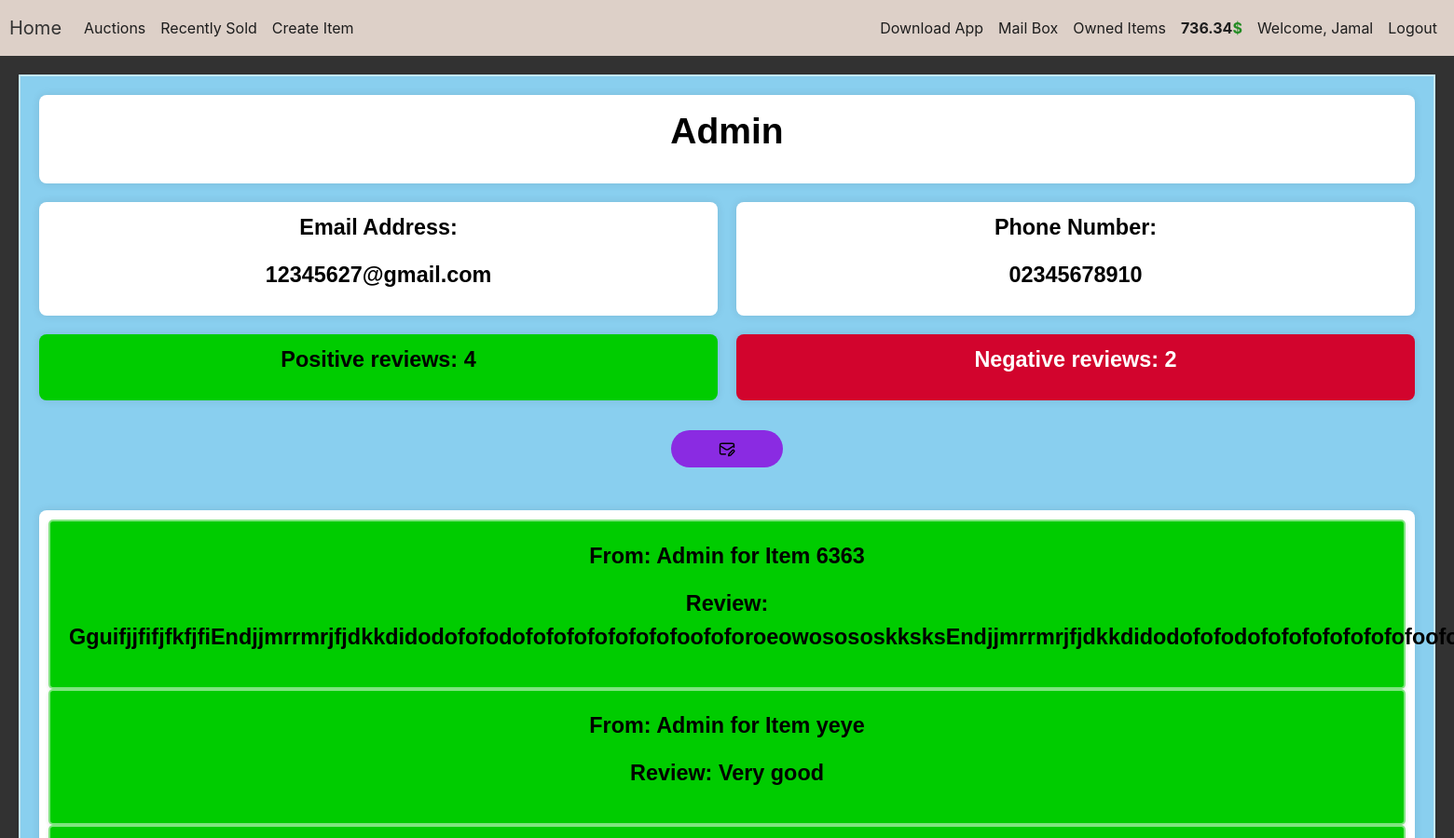
The page /user/1 (signed in, upper part) on the database as committed earlier.
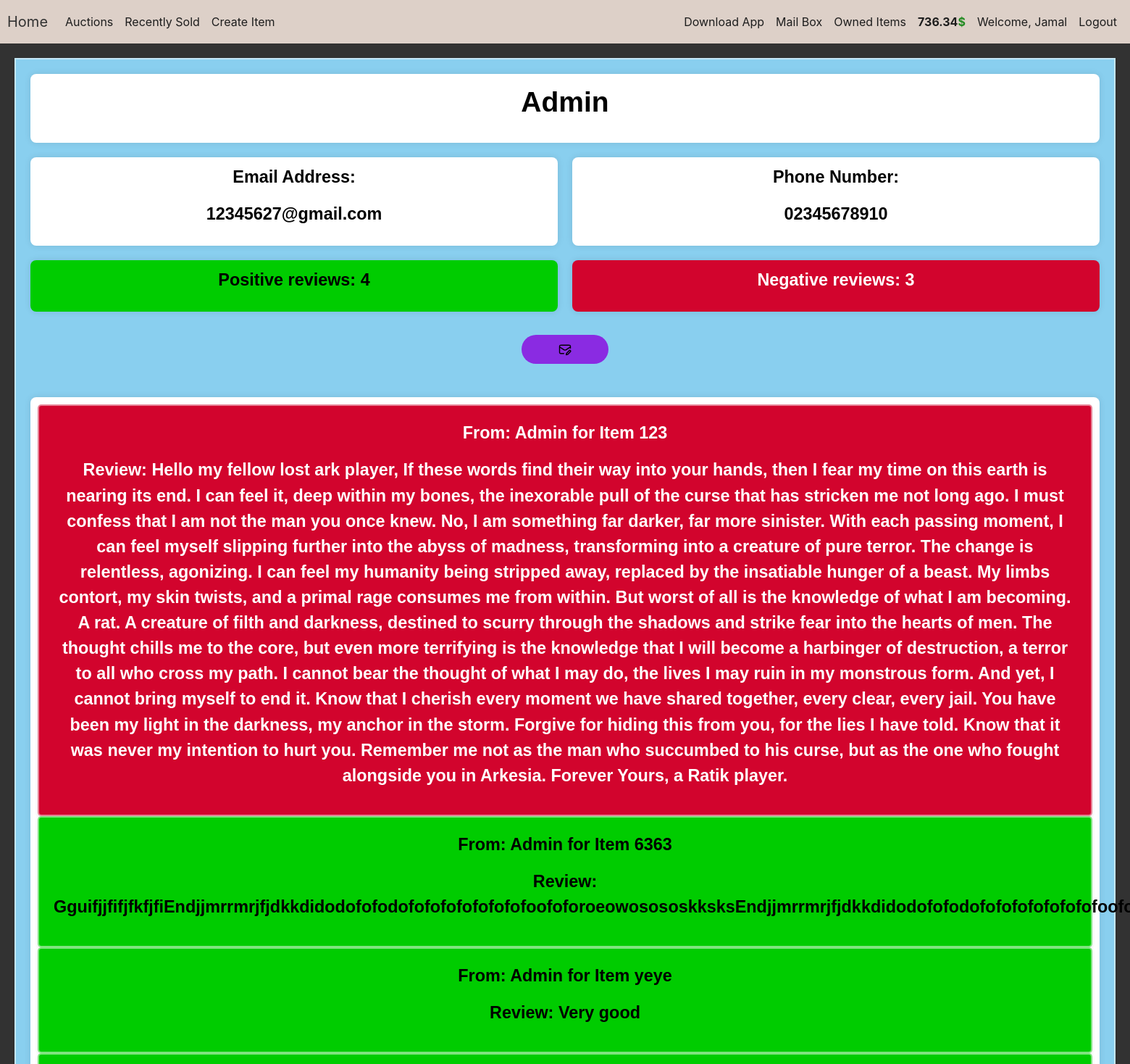
The same page on the database as committed later.
### auction/models.py (models this page shows, shortened)
class User(db.Model,UserMixin):
    id = db.Column(db.Integer(),primary_key=True)
    username = db.Column(db.String(length=50),unique=True,nullable=False)
    email_address = db.Column(db.String(length=255),nullable=False,unique=True)
    password_hash = db.Column(db.String(length=60),nullable=False)
    budget = db.Column(db.Integer(),nullable=False,default=1000)
    phone_number = db.Column(db.String(length=255),nullable=False)
    items = db.relationship('Item',backref='owned_user',lazy=True)
    sent_mails = db.relationship('Mail',foreign_keys="Mail.sender_id",backref='sender',lazy=True)
    received_mails = db.relationship('Mail', foreign_keys="Mail.receiver_id", backref='receiver', lazy=True)
    user_reviews = db.relationship('Review',backref='reviewed_user_rel',lazy=True)
    @property
    def password(self):
        return self.password
    def show_budget(self):
        return round(self.budget,2)

class Review(db.Model):
    id = db.Column(db.Integer(),primary_key=True)
    reviewed_user = db.Column(db.Integer(),db.ForeignKey('user.id'), nullable=False)
    reviewer_id = db.Column(db.Integer(), nullable=False)
    reviewer_name = db.Column(db.String(length=50),nullable=False)
    reviewed_item = db.Column(db.String(length=30),nullable=False)
    review_type = db.Column(db.String(length=50), nullable=False)
    review_message = db.Column(db.String(length=1024), nullable=False)

### auction/routes.py (the view)
@app.route('/user/<int:user_id>')
def other_user_profile(user_id):
    user = User.query.get(user_id)
    current_user_id = current_user.id
    reviews = Review.query.filter_by(reviewed_user=user_id).order_by(desc(Review.id)).all()
    num_positive_reviews = sum(1 for review in reviews if review.review_type == "Positive")
    num_negative_reviews = sum(1 for review in reviews if review.review_type != "Positive")
    return render_template('user_profile.html', user=user, num_positive_reviews=num_positive_reviews, num_negative_reviews=num_negative_reviews, reviews=reviews,current_user_id=current_user_id)

### auction/models.py (called while the page is built)
@login_manager.user_loader
def load_user(user_id):
    return User.query.get(int(user_id))

### auction/templates/user_profile.html (shortened to what this page needs)
{% extends 'base.html' %}
{% block content %}
<div class="profile-container">
    <div class="info-item username">
        <p>{{ user.username }}</p>
    </div>
    <div class="info-item email">
        <p>Email Address:</p>
        <p>{{ user.email_address }}</p>
    </div>
    <div class="info-item phone">
        <p>Phone Number:</p>
        <p>0{{ user.phone_number[4:]}}</p>
    </div>
    <div class="info-item positive">
        <p>Positive reviews: {{ num_positive_reviews }}</p>
    </div>
    <div class="info-item negative">
        <p>Negative reviews: {{ num_negative_reviews }}</p>
    </div>
    {% if user.id != current_user_id %}
        <div class="username">
            <button class="btn btn-outline btn-light" data-toggle="modal" data-target="#Modal-MailSeller-{{ user.id }}">
                <img src="{{ url_for('static', filename='images/mail-pencil-svgrepo-com.svg') }}" alt="SendMail" class="buttonIcon">
            </button>
        </div>
    {% endif %}
    <div class="info-item reviews">
    {% if reviews%}
        {% for review in reviews %}
         <div class="user_review {% if review.review_type == 'Positive' %}positive{% else %}negative{% endif %}">
            <p>From: {{ review.reviewer_name }} for Item {{ review.reviewed_item[:-6] }}</p>
            <p>Review: {{ review.review_message }}</p>
        </div>
        {% endfor %}
        {% else %}
    <div style="text-align: center;margin-top: 20px;">
        <p>No Reviews to display.</p>
    </div>
    {% endif %}
    </div>
</div>
{% endblock %}

### auction/templates/base.html (shortened to what this page needs)
<!doctype html>
<html lang="en">
   <head>
      <link rel="stylesheet" href="https://cdn.jsdelivr.net/npm/bootstrap@4.5.3/dist/css/bootstrap.min.css">
      <link rel="stylesheet" href="{{ url_for('static', filename='style.css') }}">
   </head>
   <body>
     <nav class="navbar navbar-expand-md navbar-dark bg-dark">
    <a class="navbar-brand" href="{{ url_for('home_page') }}">Home</a>
    <div class="collapse navbar-collapse" id="navbarNav">
        <ul class="navbar-nav mr-auto">
            <li class="nav-item active">
                <a class="nav-link nav-link-button" href="{{ url_for('auction_page') }}">Auctions <span class="sr-only">(current)</span></a>
            </li>
            {% if current_user.is_authenticated %}
            <li class="nav-item">
                <a class="nav-link nav-link-button" href="{{ url_for('recently_sold_items') }}">Recently Sold</a>
            </li>
            <li class="nav-item">
                <a class="nav-link nav-link-button" href="{{ url_for('create_page') }}">Create Item</a>
            </li>
            {% endif %}
        </ul>
        {% if current_user.is_authenticated %}
        <ul class="navbar-nav">
            <li class="nav-item">
                <a class="nav-link nav-link-button" href="{{ url_for('download_mobile_app') }}">Download App</a>
            </li>
            <li class="nav-item">
                <a class="nav-link nav-link-button" href="{{ url_for('mail_box') }}">Mail Box</a>
            </li>
            <li class="nav-item">
                <a class="nav-link nav-link-button" href="{{ url_for('owned_items_page') }}">Owned Items</a>
            </li>
            <li class="nav-item">
                <a class="nav-link money">{{ current_user.show_budget() }}<span class="dollar-sign">$</span></a>
            </li>
            <li class="nav-item">
                <a class="nav-link nav-link-button" href="{{ url_for('user_profile') }}">
                    Welcome, {{ current_user.username }}
                </a>
            </li>
            <li class="nav-item">
                <a class="nav-link nav-link-button" href="{{ url_for('logout_page') }}">Logout</a>
            </li>
        </ul>
        {% endif %}
    </div>
</nav>
      {% block content %}
      {% endblock %}
   </body>
</html>

### auction/static/style.css (style rules this page uses)
* { box-sizing: border-box; margin: 0; padding: 0; }
.btn-light { height: 40px; !important; width: 120px; !important; border-radius: 20px !important; background: blueviolet !important; border: blueviolet; }
.navbar { z-index: 1030; }
.dollar-sign { color: forestgreen; }
.money { font-weight: bold; }
.nav-link { color: #1D1D1D !important; }
.navbar { height: 60px; padding: 10px 10px; }
.navbar-brand { color: #323232 !important; }
.buttonIcon { filter: invert(0); transition: filter 0.3s ease; width: 20px; height: 20px; }
.profile-container { display: grid; grid-template-columns: 1fr 1fr; gap: 20px; text-align: center; background: #89cfef; border-radius: 0px; border: 2px solid rgba(255,255,255,.5); box-shadow: 0 2px 4px rgba(0, 0, 0, 0.1); font-family: Arial, sans-serif; padding: 20px; margin: 20px; }
.info-item { background-color: #ffffff; padding: 10px; border-radius: 8px; box-shadow: 0 0 10px rgba(0, 0, 0, 0.1); }
.username { grid-column: span 2; font-size: 2.5vw; font-weight: bold; color: black; }
.email, .phone { font-size: 1.5vw; color: black; font-weight: bold; }
.positive { font-size: 1.5vw; color: black; background: #00cc00; font-weight: bold; }
.negative { font-size: 1.5vw; color: white; background: #D2042D; font-weight: bold; }
.reviews { grid-column: span 2; margin-top: 20px; color:black; }
.user_review { background: #89cfef; padding: 20px; border-radius: 5px; border: 2px solid rgba(255,255,255,.5); box-shadow: 0 2px 4px rgba(0, 0, 0, 0.1); font-family: Arial, sans-serif; }
.user_review.positive { background-color: #00cc00; }
.user_review.negative { background-color: #D2042D; }

### auction/templates/base.html (style rules this page uses)
body { background-color: #323232; color: white }
.bg-dark { background-color: #DDD0C8 !important; }

Rows that differ between the two databases and show on the page:
added Review: reviewer_name "Admin", reviewed_item "123", review_message "Hello my fellow lost ark player, If these words find their way into your hands, then I fear my time on this earth is nearing its end. I can feel it, deep within my bones, the inexorable pull of the curse that has stricken me not long ago. I must confess that I am not the man you once knew. No, I am something far darker, far more sinister. With each passing moment, I can feel myself slipping further into the abyss of madness, transforming into a creature of pure terror. The change is relentless, agonizing. I can feel my humanity being stripped away, replaced by the insatiable hunger of a beast. My limbs contort, my skin twists, and a primal rage consumes me from within. But worst of all is…", review_type "Negative" (drawn)
Other text that changed with them:
{{ num_negative_reviews }}: "2" → "3"
